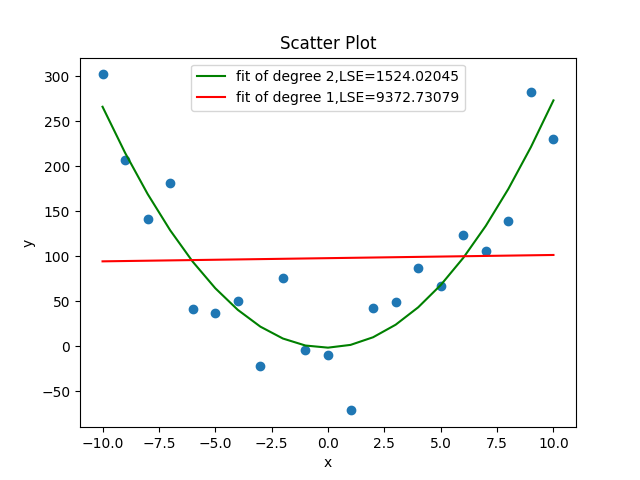

This figure's Python source:
import numpy as np
import matplotlib.pyplot as plt
a=[]
month = np.array(range(1,13))
year = np.array(range(2013,2022))
with open("oddExperiment.txt") as f:
    data = f.read()
    #print(data)
temList = data.split("\n")
del temList[0]
del temList[-1]
for i in range(len(temList)):
    a.append(temList[i].split(" "))
x = []
y = []

for j in range(len(a)):
    x.append(int(a[j][1]))
    y.append(float(a[j][0]))
x = np.array(x)
z = np.polyfit(x, y, 2)
w = np.polyfit(x, y, 1)
z2 = z[0] * x ** 2 + z[1] * x + z[2]
w2 = w[0] * x + w[1]
print(z)
mseFor2 = 0
mseFor1 = 0
for k in range(len(y)):
    mseFor2 += (y[k]-z2[k])**2
    mseFor1 += (y[k]-w2[k])**2
mseFor2 = round(mseFor2/len(y),5)
mseFor1 = round(mseFor1/len(y),5)
plt.scatter(x, y)
plt.plot(x,z2,"g",label=("fit of degree 2,LSE="+str(mseFor2)))
plt.plot(x,w2,"r",label=("fit of degree 1,LSE="+str(mseFor1)))
plt.title('Scatter Plot')
plt.xlabel('x')
plt.ylabel('y')
plt.legend()
plt.savefig('lab12_plus.png')
plt.show()
